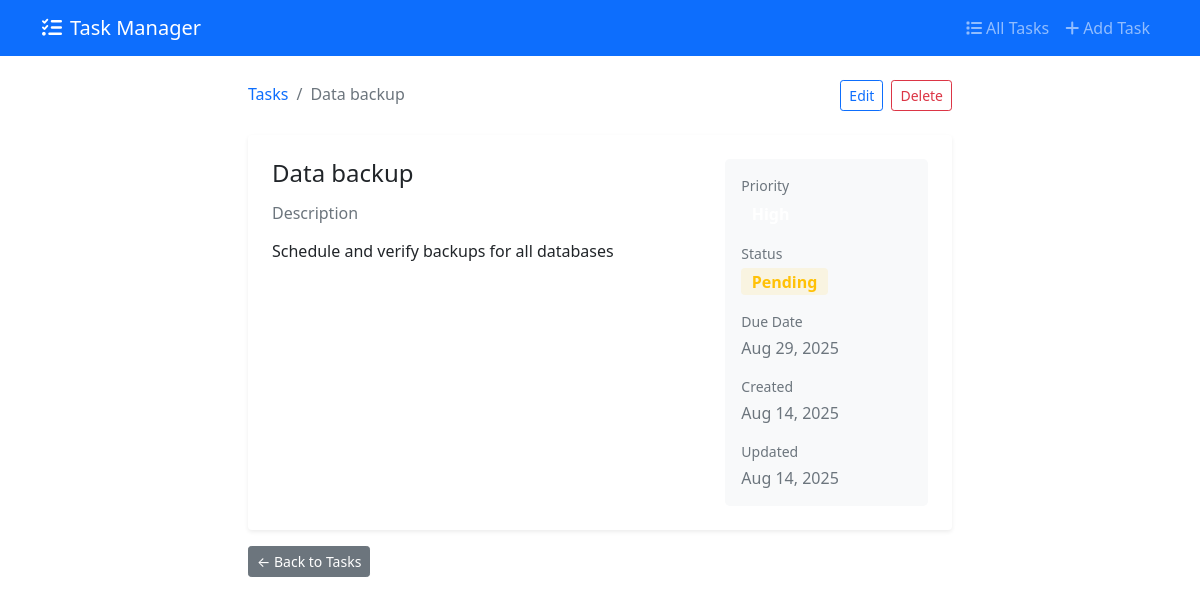
The app's page /task/24/ with its own data.
### tasks/models.py (models this page shows, shortened)
class Task(models.Model):
    title = models.CharField(max_length=200)
    description = models.TextField(blank=True)
    priority = models.CharField(
        max_length=10,
        choices=[("high", "High"), ("medium", "Medium"), ("low", "Low")],
        default="medium",
    )
    is_completed = models.BooleanField(default=False)
    due_date = models.DateField(null=True, blank=True)
    created_at = models.DateTimeField(auto_now_add=True)
    updated_at = models.DateTimeField(auto_now=True)
    class Meta:
        ordering = ["-created_at"]

### tasks/views.py (the view)
# urls.py: path("task/<int:pk>/", TaskDetailView.as_view(), name="task-detail"),
class TaskDetailView(DetailView):
    model = Task
    template_name = "tasks/task_detail.html"
    context_object_name = "task"

### templates/tasks/task_detail.html (shortened to what this page needs)
{% extends 'base.html' %}
{% block content %}
<div class="container-fluid px-4">
    <div class="row justify-content-center">
        <div class="col-lg-8">
            <div class="d-flex justify-content-between align-items-center mb-4">
                <div>
                    <nav aria-label="breadcrumb">
                        <ol class="breadcrumb mb-1">
                            <li class="breadcrumb-item"><a href="{% url 'task-list' %}" class="text-decoration-none">Tasks</a></li>
                            <li class="breadcrumb-item active">{{ task.title|truncatechars:30 }}</li>
                        </ol>
                    </nav>
                </div>
                <div class="d-flex gap-2">
                    <a href="{% url 'task-edit' task.pk %}" class="btn btn-outline-primary btn-sm">Edit</a>
                    <a href="{% url 'task-delete' task.pk %}" class="btn btn-outline-danger btn-sm">Delete</a>
                </div>
            </div>
            <div class="card border-0 shadow-sm">
                <div class="card-body p-4">
                    <div class="row">
                        <div class="col-lg-8">
                            <h2 class="h4 mb-3 {% if task.is_completed %}text-decoration-line-through text-muted{% endif %}">
                                {{ task.title }}
                            </h2>
                            {% if task.description %}
                                <div class="mb-4">
                                    <h6 class="text-muted mb-2">Description</h6>
                                    <p class="text-secondary">{{ task.description|linebreaks }}</p>
                                </div>
                            {% endif %}
                        </div>
                        <div class="col-lg-4">
                            <div class="bg-light rounded-3 p-3">
                                <div class="mb-3">
                                    <small class="text-muted d-block mb-1">Priority</small>
                                    <span class="badge badge-priority-{{ task.priority }} fs-6">{{ task.get_priority_display }}</span>
                                </div>
                                <div class="mb-3">
                                    <small class="text-muted d-block mb-1">Status</small>
                                    {% if task.is_completed %}
                                        <span class="badge bg-success bg-opacity-10 text-success fs-6">Completed</span>
                                    {% else %}
                                        <span class="badge bg-warning bg-opacity-10 text-warning fs-6">Pending</span>
                                    {% endif %}
                                </div>
                                {% if task.due_date %}
                                    <div class="mb-3">
                                        <small class="text-muted d-block mb-1">Due Date</small>
                                        <span class="text-secondary">{{ task.due_date|date:"M d, Y" }}</span>
                                    </div>
                                {% endif %}
                                <div class="mb-3">
                                    <small class="text-muted d-block mb-1">Created</small>
                                    <span class="text-secondary">{{ task.created_at|date:"M d, Y" }}</span>
                                </div>
                                {% if task.updated_at != task.created_at %}
                                    <div>
                                        <small class="text-muted d-block mb-1">Updated</small>
                                        <span class="text-secondary">{{ task.updated_at|date:"M d, Y" }}</span>
                                    </div>
                                {% endif %}
                            </div>
                        </div>
                    </div>
                </div>
            </div>
            <div class="mt-3">
                <a href="{% url 'task-list' %}" class="btn btn-secondary btn-sm">← Back to Tasks</a>
            </div>
        </div>
    </div>
</div>
{% endblock %}

### records on screen
Task: title "Data backup", description "Schedule and verify backups for all databases", due_date "Aug 29, 2025", created_at "Aug 14, 2025", updated_at "Aug 14, 2025"
